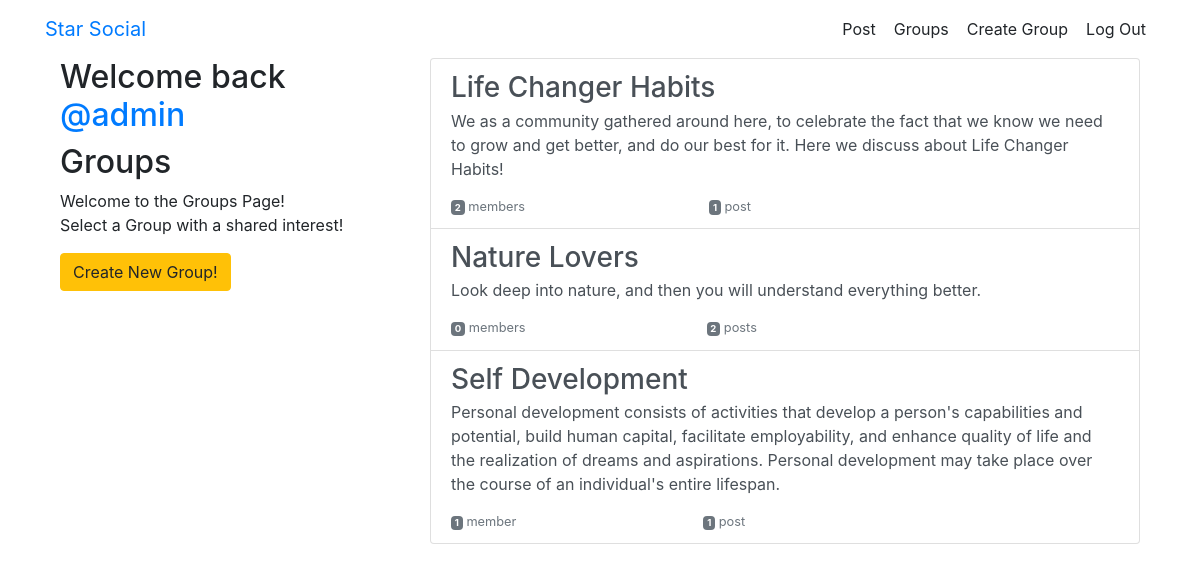
The page /groups/ (signed in) on the database its author committed.
### groups/models.py (models this page shows, shortened)
class Group(models.Model):
    name = models.CharField(max_length=255, unique=True)
    slug = models.SlugField(allow_unicode=True, unique=True)
    description = models.TextField(blank=True, default='')
    description_html = models.TextField(editable=False, default='', blank=True)
    members = models.ManyToManyField(User,through="GroupMember")
    class Meta:
        ordering = ["name"]

### groups/views.py (the view)
# urls.py: path('', views.ListGroups.as_view(), name="all"),
class ListGroups(ListView):
	model = Group

### groups/templates/groups/group_list.html (shortened to what this page needs)
{% extends "groups/group_base.html" %}
{% block pregroup %}
<div class="col-md-4">
	<div class="content">
		{% if user.is_authenticated %}
		<h2>
			Welcome back
			<a href="{% url 'posts:for_user' username=user.username %}">@{{user.username }}</a>
		</h2>
    {% endif %}
			<h2>Groups</h2>
			<p>Welcome to the Groups Page! <br>Select a Group with a shared interest!</p>
	</div>
	{% if user.is_authenticated %}
	<a href="{% url 'groups:create' %}" class="btn btn-warning" role="button"> Create New Group!</a>
	{% endif %}
</div>
{% endblock %}
{% block group_content %}
<div class="col-md-8">
	<div class="list-group">
		{% for group in object_list %}
		<a href="{% url 'groups:single' slug=group.slug %}"
		class="list-group-item list-group-item-action flex-column align-items-start">
			<h3 class="mb-1">{{ group.name }}</h3>
			<p class="mb-1">{{ group.description_html|safe }}</p>
			<div class="d-flex w-40 justify-content-between">
				<small class="text-muted"><span class="badge badge-secondary">
					{{ group.members.count }}</span> member{{ group.members.count|pluralize }}</small>
				<small class="text-muted"><span class="badge badge-secondary">
					{{ group.posts.count }}</span> post{{ group.posts.count|pluralize }}</small>
			</div>
		</a>
		{% endfor %}
	</div>
</div>
{% endblock %}

### rows shown on the page
Group: name "Life Changer Habits", description_html "We as a community gathered around here, to celebrate the fact that we know we need to grow and get better, and do our best for it. Here we discuss about Life Changer Habits!", members.count "2", posts.count "1"
Group: name "Nature Lovers", description_html "Look deep into nature, and then you will understand everything better.", members.count "0", posts.count "2"
Group: name "Self Development", description_html "Personal development consists of activities that develop a person's capabilities and potential, build human capital, facilitate employability, and enhance quality of life and the realization of dreams and aspirations. Personal development may take place over the course of an individual's entire lifespan.", members.count "1", posts.count "1"

### other values the page prints
{{ user.username }} "admin"
